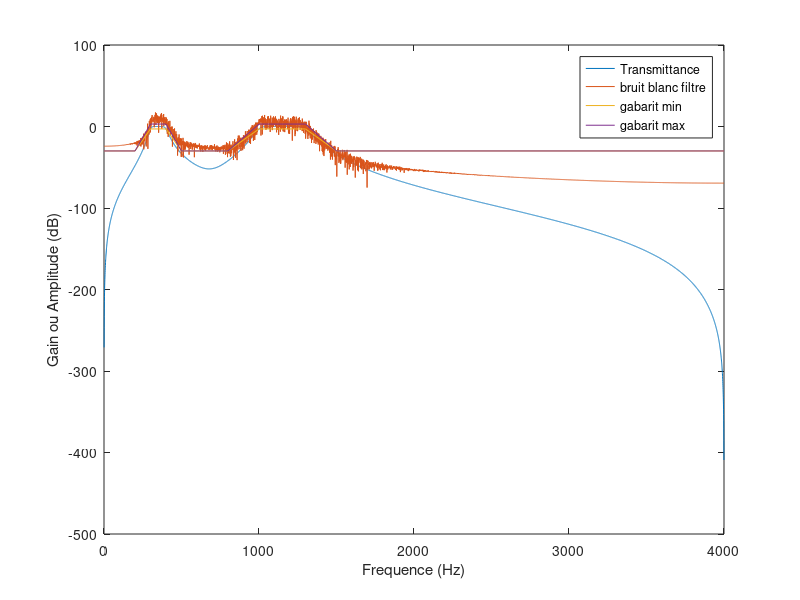

MATLAB code for this plot: (Note: this script raises an error after producing the figure.)
Fe = 8e3;

Xg = [0 200 300 400 500 800 1000 1300 1500 Fe/2];
Ygb = [-30 -30 -3 -3 -30 -30 -3 -3 -30 -30];
Ygh = [-30 -30 3 3 -30 -30 3 3 -30 -30];

[N1, Wn1] = buttord([2*300/Fe 2*400/Fe], [2*200/Fe 2*500/Fe], 3, 30);
[N2, Wn2] = buttord([2*1000/Fe 2*1300/Fe], [2*800/Fe 2*1500/Fe], 3, 30);
[B1, A1] = butter(N1, Wn1);
[B2, A2] = butter(N2, Wn2);

N = 8192;
[H1, W] = freqz(B1, A1, N); % calcul des filtres
[H2, W] = freqz(B2, A2, N);

blanc = rand(1, N) - 0.5;

X = 1 : N/2;
X = Fe * X / N;
Y1 = 20 * log10(abs(fft(filter(B1, A1, blanc))));
Y2 = 20 * log10(abs(fft(filter(B2, A2, blanc))));

Y = Y1 + Y2;
H = H1 + H2;
plot(W .* Fe / (2 * pi), 20 * log10(abs(H)), X, Y(1:N/2), Xg, Ygb, Xg, Ygh)
legend('Transmittance','bruit blanc filtre', 'gabarit min', 'gabarit max'); xlabel('Frequence (Hz)'); ylabel('Gain ou Amplitude (dB)');
print -dpng butt_1.png

plot(W .* Fe / (2 * pi), unwrap(10 * phase(H)) / 10)
legend('phase'); xlabel('Frequence (Hz)'); ylabel('Phase');
% Mais c'est pas lineaire.
print -dpng butt_2.png

t = 0 : 1/N : 1;
test = sin(2*pi*100*t) + sin(2*pi*350*t) + sin(2*pi*650*t) + sin(2*pi*1150*t) + sin(2*pi*1600*t);
t = Fe * t;
fft_test = 20*log10(abs(fft(test)));
f = 0 : N/2-1;
test_f1 = 20 * log10(abs(fft(filter(B1, A1, test))));
test_f2 = 20 * log10(abs(fft(filter(B2, A2, test))));
test_f = test_f1 + test_f2;
plot(f(2:end), fft_test(2:N/2), f(2:end), test_f(2:N/2));
legend('signal de test', 'signal de test filtre'); xlabel('Frequence (Hz)'); ylabel('Amplitude (dB)');
print -dpng butt_3.png
